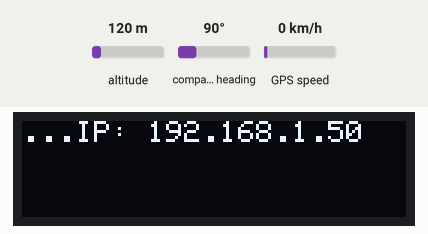
Simulated run of this sketch. Board: ESP32. Parts: 128×32 one-colour display. The inputs (shaded band) are chosen by the test bench; at power-on: altitude 120 m, compass heading 90°, GPS speed 0 km/h. WiFi joins after 1.5 s; servers stay silent unless stated; the GPS gets a fix after 3 s at 37.7749, -122.4194 with 8 satellites; what the sketch prints to the serial monitor is not drawn.

Above: at 1.6 s.
At 2.7 s:
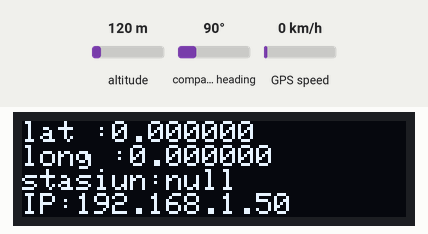
At 4.9 s:
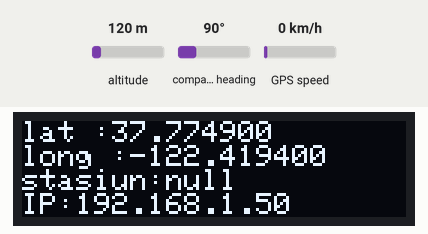

Measured:
- what the display in image 0 shows lasts 1.2 s, from 1.5 s to 2.7 s
- what the display in image 1 shows lasts 2.2 s, from 2.7 s to 4.9 s

The sketch:

GPS_TRAIN.ino
```cpp
#include <TinyGPSPlus.h>
#include <SoftwareSerial.h>
#include <SPI.h>
#include <Wire.h>
#include <Adafruit_GFX.h>
#include <Adafruit_SSD1306.h>
#include <WiFi.h>
#include <AsyncTCP.h>
#include <ESPAsyncWebServer.h>

#define SCREEN_WIDTH 128 // OLED display width, in pixels
#define SCREEN_HEIGHT 32 // OLED display height, in pixels

const char* ssid = "HIDDEN";
const char* password = "pungkursari";

WiFiServer server(80);

// Declaration for an SSD1306 display connected to I2C (SDA, SCL pins)
// The pins for I2C are defined by the Wire-library.
// On an arduino UNO:       A4(SDA), A5(SCL)
// On an arduino MEGA 2560: 20(SDA), 21(SCL)
// On an arduino LEONARDO:   2(SDA),  3(SCL), ...
#define OLED_RESET     -1 // Reset pin # (or -1 if sharing Arduino reset pin)
#define SCREEN_ADDRESS 0x3C ///< See datasheet for Address; 0x3D for 128x64, 0x3C for 128x32
Adafruit_SSD1306 display(SCREEN_WIDTH, SCREEN_HEIGHT, &Wire, OLED_RESET);


/*
   This sample code demonstrates the normal use of a TinyGPSPlus (TinyGPSPlus) object.
   It requires the use of SoftwareSerial, and assumes that you have a
   4800-baud serial GPS device hooked up on pins 4(rx) and 3(tx).
*/
//2 kabel hitam
//3 kabel kuning
static const int RXPin = 4, TXPin = 2;
static const uint32_t GPSBaud = 9600;

// The TinyGPSPlus object
TinyGPSPlus gps;

// The serial connection to the GPS device
SoftwareSerial ss(RXPin, TXPin);

#define stasiun 15
int prevLoc=0;

double latKor[] = {0,-6236481, -6224548, -6219036, -6217635, -6215510, -6213376,-6214897,-6212391,-6210488,-6202548,-6201346,-6200644,-6185963,-6155489,-6264360};
double lngKor[] = {0,106999124, 106979841, 106952463, 106940166, 106923299, 106899397,106870221,106860040,106849328,106822907,106819662,106815794,106810862,106801313,106982285};
String lokasi[] = {"null","bekasi","kranji","cakung","klender baru","buaran","klender","jatinegara","matraman","manggarai","sudirman","BNI City","karet","tanah abang","duri","kos-kosan"};

void setup()
{
      // SSD1306_SWITCHCAPVCC = generate display voltage from 3.3V internally
  if(!display.begin(SSD1306_SWITCHCAPVCC, SCREEN_ADDRESS)) {
    Serial.println(F("SSD1306 allocation failed"));
    for(;;); // Don't proceed, loop forever
  }
  display.clearDisplay();
  display.setTextColor(WHITE);
  display.setTextSize(1);
  display.setCursor(0, 0);
  // Menghubungkan ke WiFi
  // display.print("WIFI = ");
  // display.println(ssid);

  WiFi.begin(ssid, password);

  while (WiFi.status() != WL_CONNECTED) {
    delay(500);
    display.print(".");
    Serial.print(".");
  }
  display.print("IP: ");
  display.println(WiFi.localIP());
  display.display();
  server.begin();

  Serial.begin(115200);
  ss.begin(GPSBaud);

  // Serial.println(F("FullExample.ino"));
  // Serial.println(F("An extensive example of many interesting TinyGPSPlus features"));
  // Serial.print(F("Testing TinyGPSPlus library v. ")); Serial.println(TinyGPSPlus::libraryVersion());
  // Serial.println(F("by Mikal Hart"));
  // Serial.println();
  // Serial.println(F("Sats HDOP  Latitude   Longitude   Fix  Date       Time     Date Alt    Course Speed Card  Distance Course Card  Chars Sentences Checksum"));
  // Serial.println(F("           (deg)      (deg)       Age                      Age  (m)    --- from GPS ----  ---- to London  ----  RX    RX        Fail"));
  // Serial.println(F("----------------------------------------------------------------------------------------------------------------------------------------"));
}

void loop()
{


  display.clearDisplay();
  display.setTextColor(WHITE);
  display.setTextSize(1);
  display.setCursor(0, 0);
  display.print("lat :");
  display.println(gps.location.lat(),6);
  display.print("long :");
  display.println(gps.location.lng(),6);

  printFloat(gps.location.lat(), gps.location.isValid(), 11, 6);
  printFloat(gps.location.lng(), gps.location.isValid(), 12, 6);
  Serial.println();
  String temp="";
  for(int i=0;i<=stasiun;i++){

      double difLat = gps.location.lat()*1000000-latKor[i];
      double difLng = gps.location.lng()*1000000-lngKor[i];
      temp += "<tr>";
      temp += "<td>";
      temp += lokasi[i];
      temp += "<td>";
      // temp += "<span id='difLat";
      // temp += i;
      // temp +="'>loading...</span>";
      temp += difLat;
      temp += "</td>";
      temp += "<td>";
      // temp += "<span id='difLng";
      // temp += i;
      // temp +="'>loading...</span>";
      temp += difLng;
      temp += "</td>";
      temp += "</tr>";
    Serial.print("Lokasi - ");
    Serial.println(lokasi[i]);
    Serial.print("selisih Lat = ");
    Serial.println(difLat);
    Serial.print("selisih Lat = ");
    Serial.println(difLng);
    if((difLat>-500 && difLat<500) && (difLng>-500 && difLng<500))
    {
      prevLoc =i;
      Serial.print("KETEMU di lokasi - ");
      Serial.println(i);
    }
  }
  display.print("stasiun:");
  display.println(lokasi[prevLoc]);
  display.print("IP:");
  display.println(WiFi.localIP());
  smartDelay(1000);

  if (millis() > 5000 && gps.charsProcessed() < 10)
  {
    Serial.println(F("No GPS data received: check wiring"));
    display.println(F("No GPS"));
  }
  display.display();

  //WIFI
    WiFiClient client = server.available();   // Mendengarkan client yang masuk

  if (client) {                             // Jika ada client yang terhubung
    Serial.println("Client baru terhubung");
    String request = client.readStringUntil('\r');
    Serial.println(request);
    client.flush();
    // Menyusun halaman web yang akan ditampilkan
    String s = "HTTP/1.1 200 OK\r\nContent-Type: text/html\r\n\r\n<!DOCTYPE HTML>\r\n<html>\r\n";
    s+="<head><meta http-equiv=\"refresh\" content=\"5\"></head>\r\n";
    s+="<table><tr><th>Lokasi</th><th>Latitude</th><th>Longitude</th></tr><tr>\r\n";
    s+=temp;
    s+="</table>\r\n";
    // Mengirimkan halaman web ke client
    client.print(s);
    delay(1);
    Serial.println("Client terputus");
  }


}

// This custom version of delay() ensures that the gps object
// is being "fed".
static void smartDelay(unsigned long ms)
{
  unsigned long start = millis();
  do
  {
    while (ss.available())
      gps.encode(ss.read());
  } while (millis() - start < ms);
}

static void printFloat(float val, bool valid, int len, int prec)
{
  if (!valid)
  {
    while (len-- > 1)
      Serial.print('*');
    Serial.print(' ');
  }
  else
  {
    Serial.print(val, prec);
    int vi = abs((int)val);
    int flen = prec + (val < 0.0 ? 2 : 1); // . and -
    flen += vi >= 1000 ? 4 : vi >= 100 ? 3 : vi >= 10 ? 2 : 1;
    for (int i=flen; i<len; ++i)
      Serial.print(' ');
  }
  smartDelay(0);
}

static void printInt(unsigned long val, bool valid, int len)
{
  char sz[32] = "*****************";
  if (valid)
    sprintf(sz, "%ld", val);
  sz[len] = 0;
  for (int i=strlen(sz); i<len; ++i)
    sz[i] = ' ';
  if (len > 0)
    sz[len-1] = ' ';
  Serial.print(sz);
  smartDelay(0);
}

static void printDateTime(TinyGPSDate &d, TinyGPSTime &t)
{
  if (!d.isValid())
  {
    Serial.print(F("********** "));
  }
  else
  {
    char sz[32];
    sprintf(sz, "%02d/%02d/%02d ", d.month(), d.day(), d.year());
    Serial.print(sz);
  }

  if (!t.isValid())
  {
    Serial.print(F("******** "));
  }
  else
  {
    char sz[32];
    sprintf(sz, "%02d:%02d:%02d ", t.hour(), t.minute(), t.second());
    Serial.print(sz);
  }

  printInt(d.age(), d.isValid(), 5);
  smartDelay(0);
}

static void printStr(const char *str, int len)
{
  int slen = strlen(str);
  for (int i=0; i<len; ++i)
    Serial.print(i<slen ? str[i] : ' ');
  smartDelay(0);
}
```
